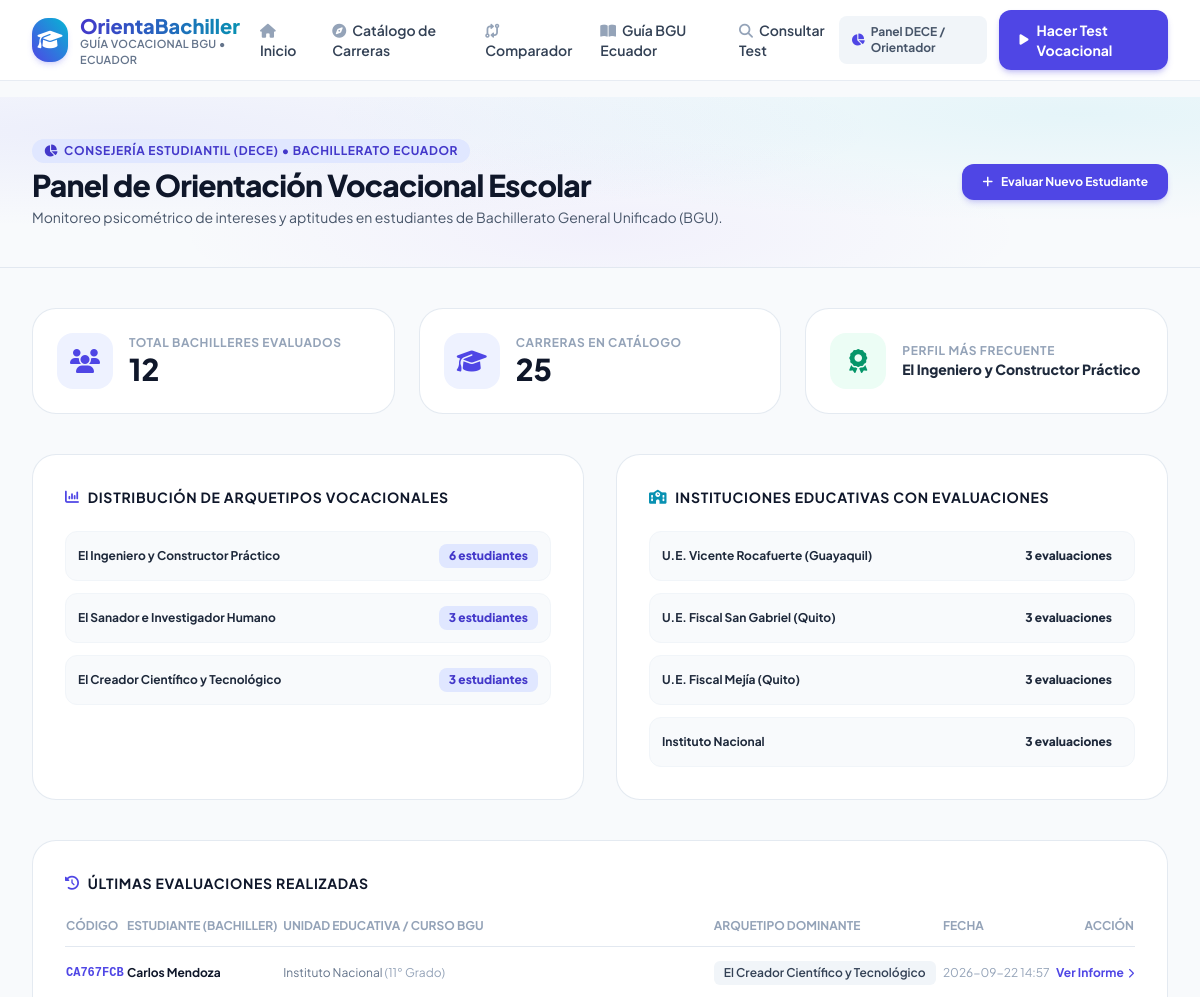
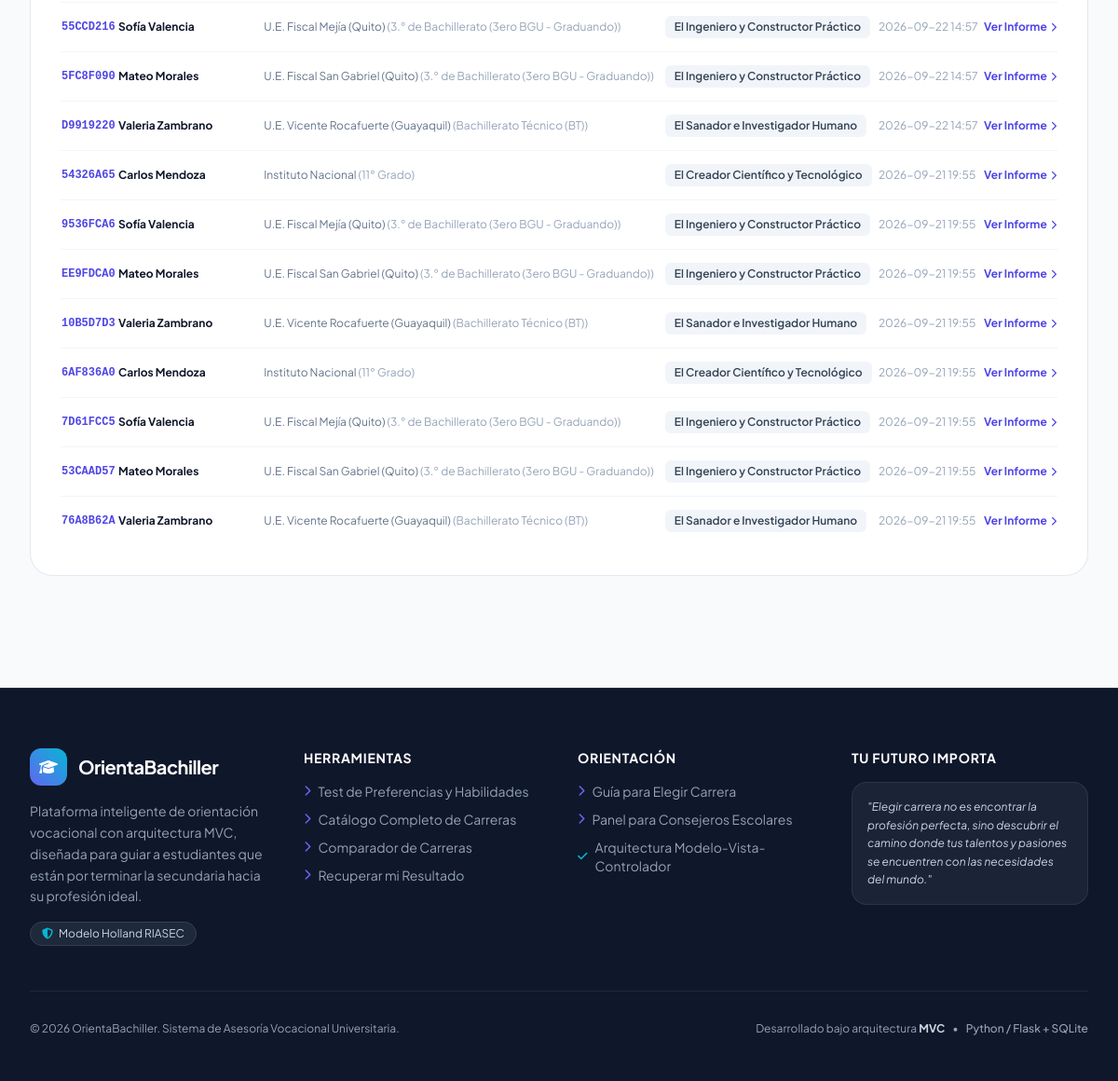
The app's page /admin/dashboard with its own data (2 pictures, top to bottom).
### tables this page shows
CREATE TABLE test_results (
        id INTEGER PRIMARY KEY AUTOINCREMENT,
        code TEXT UNIQUE NOT NULL,
        student_name TEXT NOT NULL,
        student_school TEXT,
        student_grade TEXT,
        student_email TEXT,
        student_age INTEGER,
        created_at TIMESTAMP DEFAULT CURRENT_TIMESTAMP,
        riasec_scores_json TEXT NOT NULL,
        skill_scores_json TEXT NOT NULL,
        dominant_profile TEXT NOT NULL,
        dominant_profile_desc TEXT NOT NULL,
        recommended_careers_json TEXT NOT NULL,
        answers_json TEXT NOT NULL
    );

### app/controllers/admin_controller.py (the view)
@admin_bp.route('/dashboard')
def dashboard():
    stats = TestResult.get_stats()
    recent_tests = TestResult.get_recent(limit=15)
    all_careers = Career.get_all()
    return render_template(
        'admin/dashboard.html',
        stats=stats,
        recent_tests=recent_tests,
        total_careers=len(all_careers)
    )

### app/models/career_model.py (called while the page is built)
    @staticmethod
    def _parse_row(row):
        if not row:
            return None
        item = dict(row)
        for field in ['labor_market', 'key_skills', 'typical_subjects', 'reasons_to_study']:
            if field in item and isinstance(item[field], str):
                try:
                    item[field] = json.loads(item[field])
                except Exception:
                    item[field] = []
        return item

    @classmethod
    def get_all(cls, category=None, search_term=None):
        conn = get_db_connection()
        query = "SELECT * FROM careers WHERE 1=1"
        params = []
        if category and category != 'all':
            query += " AND category = ?"
            params.append(category)
        if search_term:
            query += " AND (name LIKE ? OR short_description LIKE ? OR category LIKE ?)"
            term = f"%{search_term}%"
            params.extend([term, term, term])
        query += " ORDER BY name ASC"
        rows = conn.execute(query, params).fetchall()
        conn.close()
        return [cls._parse_row(r) for r in rows]

### app/models/database.py (called while the page is built)
def get_db_connection():
    db_path = Config.DATABASE_PATH
    os.makedirs(os.path.dirname(db_path), exist_ok=True)
    conn = sqlite3.connect(db_path)
    conn.row_factory = sqlite3.Row
    return conn

### app/models/result_model.py (called while the page is built)
    @staticmethod
    def _parse_row(row):
        if not row:
            return None
        item = dict(row)
        for field in ['riasec_scores_json', 'skill_scores_json', 'recommended_careers_json', 'answers_json']:
            if field in item and isinstance(item[field], str):
                try:
                    clean_name = field.replace('_json', '')
                    item[clean_name] = json.loads(item[field])
                except Exception:
                    clean_name = field.replace('_json', '')
                    item[clean_name] = {}
        return item

    @classmethod
    def get_recent(cls, limit=10):
        conn = get_db_connection()
        rows = conn.execute("SELECT * FROM test_results ORDER BY created_at DESC LIMIT ?", (limit,)).fetchall()
        conn.close()
        return [cls._parse_row(r) for r in rows]

### app/templates/admin/dashboard.html (shortened to what this page needs)
{% extends "base.html" %}
{% block content %}
<div class="bg-mesh-gradient py-10 border-b border-slate-200">
    <div class="max-w-7xl mx-auto px-4 sm:px-6 lg:px-8">
        <div class="flex flex-col sm:flex-row sm:items-center justify-between gap-4">
            <div class="space-y-1">
                <div class="inline-flex items-center gap-1.5 px-3 py-1 rounded-full bg-brand-100 text-brand-700 text-xs font-bold uppercase tracking-wider">
                    <i class="fa-solid fa-chart-pie"></i> Consejería Estudiantil (DECE) • Bachillerato Ecuador
                </div>
                <h1 class="text-2xl sm:text-3xl font-extrabold text-slate-900 tracking-tight">Panel de Orientación Vocacional Escolar</h1>
                <p class="text-xs sm:text-sm text-slate-600">Monitoreo psicométrico de intereses y aptitudes en estudiantes de Bachillerato General Unificado (BGU).</p>
            </div>
            <div>
                <a href="{{ url_for('test.start_test') }}" class="inline-flex items-center gap-2 px-5 py-2.5 rounded-xl bg-brand-600 hover:bg-brand-700 text-white font-bold text-xs shadow-md shadow-brand-600/20 transition-all">
                    <i class="fa-solid fa-plus"></i> Evaluar Nuevo Estudiante
                </a>
            </div>
        </div>
    </div>
</div>
<div class="max-w-7xl mx-auto px-4 sm:px-6 lg:px-8 py-10 space-y-10">
    <div class="grid grid-cols-1 sm:grid-cols-3 gap-6">
        <div class="bg-white rounded-3xl p-6 border border-slate-200/90 shadow-xs flex items-center gap-4">
            <div class="w-14 h-14 rounded-2xl bg-brand-50 text-brand-600 flex items-center justify-center text-2xl font-bold">
                <i class="fa-solid fa-users"></i>
            </div>
            <div>
                <div class="text-xs font-bold uppercase tracking-wider text-slate-400">Total Bachilleres Evaluados</div>
                <div class="text-3xl font-extrabold text-slate-900">{{ stats.total_tests }}</div>
            </div>
        </div>
        <div class="bg-white rounded-3xl p-6 border border-slate-200/90 shadow-xs flex items-center gap-4">
            <div class="w-14 h-14 rounded-2xl bg-indigo-50 text-indigo-600 flex items-center justify-center text-2xl font-bold">
                <i class="fa-solid fa-graduation-cap"></i>
            </div>
            <div>
                <div class="text-xs font-bold uppercase tracking-wider text-slate-400">Carreras en Catálogo</div>
                <div class="text-3xl font-extrabold text-slate-900">{{ total_careers }}</div>
            </div>
        </div>
        <div class="bg-white rounded-3xl p-6 border border-slate-200/90 shadow-xs flex items-center gap-4">
            <div class="w-14 h-14 rounded-2xl bg-emerald-50 text-emerald-600 flex items-center justify-center text-2xl font-bold">
                <i class="fa-solid fa-award"></i>
            </div>
            <div>
                <div class="text-xs font-bold uppercase tracking-wider text-slate-400">Perfil Más Frecuente</div>
                <div class="text-sm font-extrabold text-slate-800 line-clamp-1">
                    {{ stats.profiles[0].dominant_profile if stats.profiles else 'Sin datos aún' }}
                </div>
            </div>
        </div>
    </div>
    <div class="grid grid-cols-1 lg:grid-cols-2 gap-8">
        <div class="bg-white rounded-3xl p-6 sm:p-8 border border-slate-200/90 shadow-xs space-y-4">
            <h3 class="font-bold text-slate-900 text-sm uppercase tracking-wider text-slate-400 flex items-center gap-2">
                <i class="fa-solid fa-chart-column text-brand-600"></i> Distribución de Arquetipos Vocacionales
            </h3>
            {% if stats.profiles %}
            <div class="space-y-3 pt-2">
                {% for p in stats.profiles %}
                <div class="flex items-center justify-between p-3 rounded-xl bg-slate-50 border border-slate-100 text-xs">
                    <span class="font-bold text-slate-800">{{ p.dominant_profile }}</span>
                    <span class="px-2.5 py-1 rounded-lg bg-brand-100 text-brand-700 font-extrabold">{{ p.count }} estudiantes</span>
                </div>
                {% endfor %}
            </div>
            {% else %}
            <p class="text-xs text-slate-400 py-6 text-center">Aún no hay tests completados para mostrar estadísticas.</p>
            {% endif %}
        </div>
        <div class="bg-white rounded-3xl p-6 sm:p-8 border border-slate-200/90 shadow-xs space-y-4">
            <h3 class="font-bold text-slate-900 text-sm uppercase tracking-wider text-slate-400 flex items-center gap-2">
                <i class="fa-solid fa-school text-accent-600"></i> Instituciones Educativas con Evaluaciones
            </h3>
            {% if stats.top_schools %}
            <div class="space-y-3 pt-2">
                {% for s in stats.top_schools %}
                <div class="flex items-center justify-between p-3 rounded-xl bg-slate-50 border border-slate-100 text-xs">
                    <span class="font-bold text-slate-800">{{ s.student_school }}</span>
                    <span class="px-2.5 py-1 rounded-lg bg-accent-100 text-accent-800 font-extrabold">{{ s.count }} evaluaciones</span>
                </div>
                {% endfor %}
            </div>
            {% else %}
            <p class="text-xs text-slate-400 py-6 text-center">Aún no se registran nombres de instituciones.</p>
            {% endif %}
        </div>
    </div>
    <div class="bg-white rounded-3xl p-6 sm:p-8 border border-slate-200/90 shadow-xs space-y-4">
        <h3 class="font-bold text-slate-900 text-sm uppercase tracking-wider text-slate-400 flex items-center gap-2">
            <i class="fa-solid fa-clock-rotate-left text-brand-600"></i> Últimas Evaluaciones Realizadas
        </h3>
        {% if recent_tests %}
        <div class="overflow-x-auto pt-2">
            <table class="w-full text-left border-collapse text-xs">
                <thead>
                    <tr class="border-b border-slate-200 text-slate-400 uppercase font-extrabold">
                        <th class="pb-3">Código</th>
                        <th class="pb-3">Estudiante (Bachiller)</th>
                        <th class="pb-3">Unidad Educativa / Curso BGU</th>
                        <th class="pb-3">Arquetipo Dominante</th>
                        <th class="pb-3">Fecha</th>
                        <th class="pb-3 text-right">Acción</th>
                    </tr>
                </thead>
                <tbody class="divide-y divide-slate-100">
                    {% for t in recent_tests %}
                    <tr class="hover:bg-slate-50/80 transition-colors">
                        <td class="py-3.5 font-mono font-bold text-indigo-600">{{ t.code }}</td>
                        <td class="py-3.5 font-bold text-slate-900">{{ t.student_name }}</td>
                        <td class="py-3.5 text-slate-500">
                            {{ t.student_school or 'U.E. No especificada' }}
                            {% if t.student_grade %}<span class="text-slate-400">({{ t.student_grade }})</span>{% endif %}
                        </td>
                        <td class="py-3.5">
                            <span class="inline-block px-2.5 py-1 rounded-md bg-slate-100 text-slate-700 font-semibold">
                                {{ t.dominant_profile }}
                            </span>
                        </td>
                        <td class="py-3.5 text-slate-400">{{ t.created_at[:16] }}</td>
                        <td class="py-3.5 text-right">
                            <a href="{{ url_for('result.view_result', code_or_id=t.code) }}" class="inline-flex items-center gap-1 font-bold text-brand-600 hover:text-brand-700">
                                Ver Informe <i class="fa-solid fa-chevron-right text-[10px]"></i>
                            </a>
                        </td>
                    </tr>
                    {% endfor %}
                </tbody>
            </table>
        </div>
        {% else %}
        <p class="text-xs text-slate-400 py-6 text-center">No hay evaluaciones registradas recientemente.</p>
        {% endif %}
    </div>
</div>
{% endblock %}

### app/static/css/style.css (style rules this page uses)
.bg-mesh-gradient { background-color: #f8fafc; background-image: radial-gradient(at 10% 20%, rgba(99, 102, 241, 0.08) 0px, transparent 50%), radial-gradient(at 90% 10%, rgba(6, 182, 212, 0.08) 0px, transparent 50%), radial-gradient(at 50% 80%, rgba(139, 92, 246, 0.06) 0px, transparent 50%); }

### records on screen
test_results: code "CA767FCB", student_name "Carlos Mendoza", student_school "Instituto Nacional", student_grade "11° Grado", dominant_profile "El Creador Científico y Tecnológico", created_at "2026-09-22 14:57"
test_results: code "55CCD216", student_name "Sofía Valencia", student_school "U.E. Fiscal Mejía (Quito)", student_grade "3.° de Bachillerato (3ero BGU - Graduando)", dominant_profile "El Ingeniero y Constructor Práctico", created_at "2026-09-22 14:57"
test_results: code "5FC8F090", student_name "Mateo Morales", student_school "U.E. Fiscal San Gabriel (Quito)", student_grade "3.° de Bachillerato (3ero BGU - Graduando)", dominant_profile "El Ingeniero y Constructor Práctico", created_at "2026-09-22 14:57"
test_results: code "D9919220", student_name "Valeria Zambrano", student_school "U.E. Vicente Rocafuerte (Guayaquil)", student_grade "Bachillerato Técnico (BT)", dominant_profile "El Sanador e Investigador Humano", created_at "2026-09-22 14:57"
test_results: code "54326A65", student_name "Carlos Mendoza", student_school "Instituto Nacional", student_grade "11° Grado", dominant_profile "El Creador Científico y Tecnológico", created_at "2026-09-21 19:55"
test_results: code "9536FCA6", student_name "Sofía Valencia", student_school "U.E. Fiscal Mejía (Quito)", student_grade "3.° de Bachillerato (3ero BGU - Graduando)", dominant_profile "El Ingeniero y Constructor Práctico", created_at "2026-09-21 19:55"
test_results: code "EE9FDCA0", student_name "Mateo Morales", student_school "U.E. Fiscal San Gabriel (Quito)", student_grade "3.° de Bachillerato (3ero BGU - Graduando)", dominant_profile "El Ingeniero y Constructor Práctico", created_at "2026-09-21 19:55"
test_results: code "10B5D7D3", student_name "Valeria Zambrano", student_school "U.E. Vicente Rocafuerte (Guayaquil)", student_grade "Bachillerato Técnico (BT)", dominant_profile "El Sanador e Investigador Humano", created_at "2026-09-21 19:55"
test_results: code "6AF836A0", student_name "Carlos Mendoza", student_school "Instituto Nacional", student_grade "11° Grado", dominant_profile "El Creador Científico y Tecnológico", created_at "2026-09-21 19:55"
test_results: code "7D61FCC5", student_name "Sofía Valencia", student_school "U.E. Fiscal Mejía (Quito)", student_grade "3.° de Bachillerato (3ero BGU - Graduando)", dominant_profile "El Ingeniero y Constructor Práctico", created_at "2026-09-21 19:55"
test_results: code "53CAAD57", student_name "Mateo Morales", student_school "U.E. Fiscal San Gabriel (Quito)", student_grade "3.° de Bachillerato (3ero BGU - Graduando)", dominant_profile "El Ingeniero y Constructor Práctico", created_at "2026-09-21 19:55"
test_results: code "76A8B62A", student_name "Valeria Zambrano", student_school "U.E. Vicente Rocafuerte (Guayaquil)", student_grade "Bachillerato Técnico (BT)", dominant_profile "El Sanador e Investigador Humano", created_at "2026-09-21 19:55"

### other values on screen
{{ stats.total_tests }} "12"
{{ total_careers }} "25"
{{ p.dominant_profile }} "El Ingeniero y Constructor Práctico" "El Sanador e Investigador Humano" "El Creador Científico y Tecnológico"
{{ p.count }} "6" "3" "3"
{{ s.student_school }} "U.E. Vicente Rocafuerte (Guayaquil)" "U.E. Fiscal San Gabriel (Quito)" "U.E. Fiscal Mejía (Quito)" "Instituto Nacional"
{{ s.count }} "3" "3" "3" "3"
